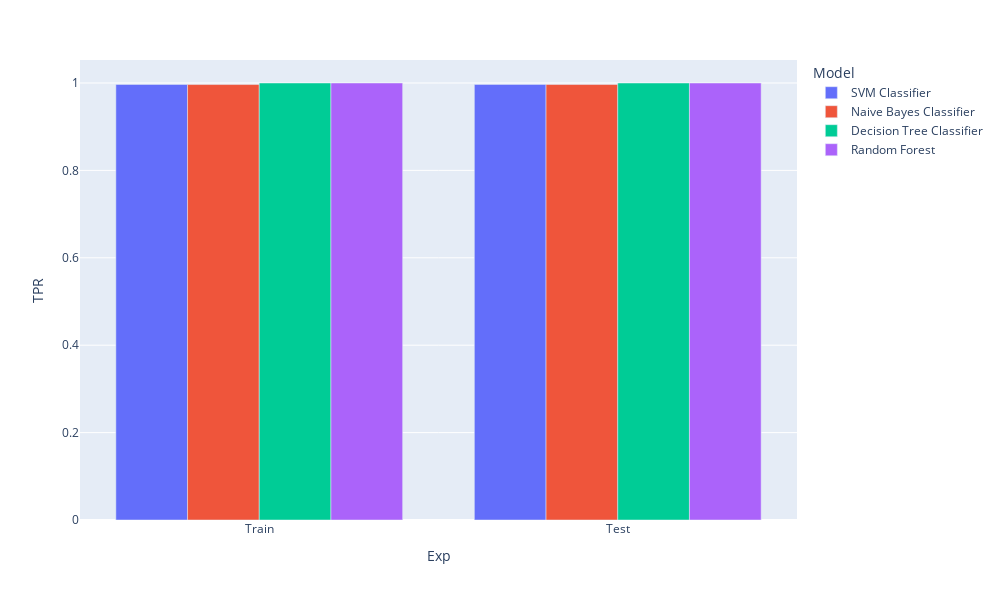
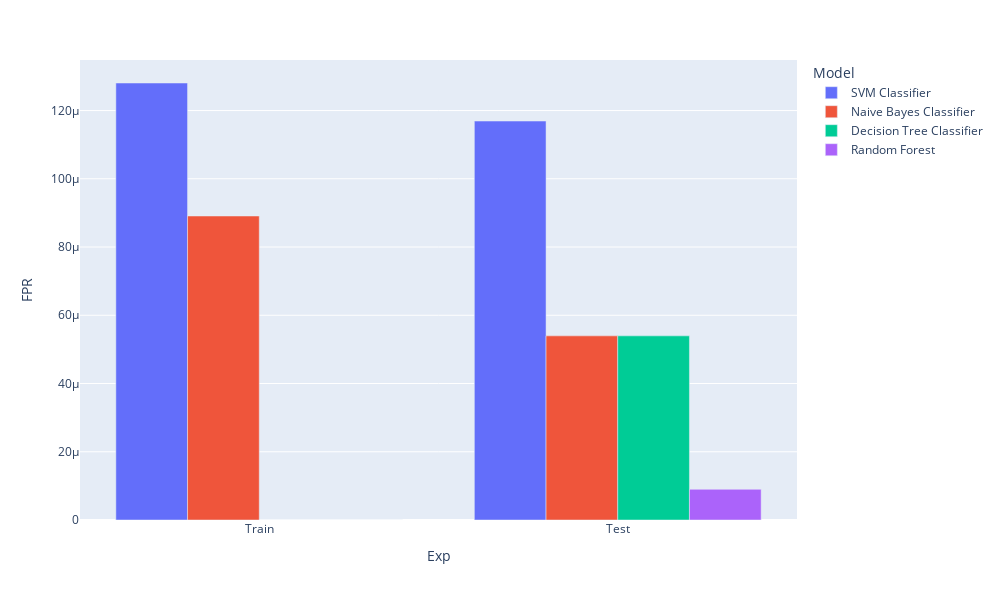
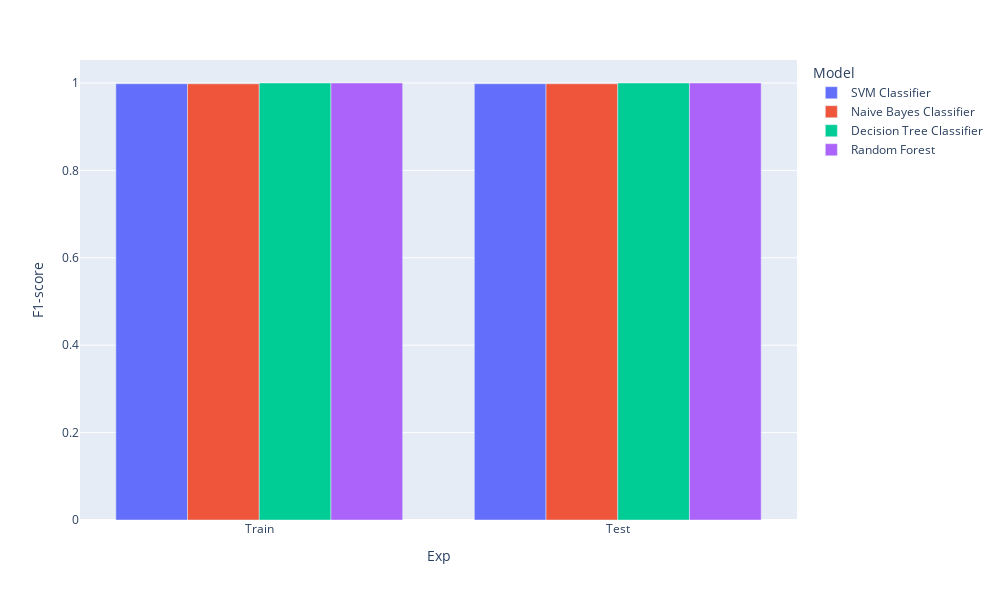

These figures' notebook cell, in order:
### Markdown cell above
### 4. Results viz

### Code cell
title = 'Evolution of TPR of supervised approaches given labelling methods'

fig = px.bar(df_perfs, x='Exp', y='TPR', color='Model', barmode='group', width=1000, height=600)
fig.show()


title = 'Evolution of FPR of supervised approaches given labelling methods'

fig = px.bar(df_perfs, x='Exp', y='FPR', color='Model', barmode='group', width=1000, height=600)
fig.show()


title = 'Evolution of F1-score of supervised approaches given labelling methods'

fig = px.bar(df_perfs, x='Exp', y='F1-score', color='Model', barmode='group', width=1000, height=600)
fig.show()

### Figure 1 — Plotly figure (JSON) as saved in the notebook; plotly's stock layout.template omitted (floating-point values rounded to 4 significant figures)
{"data": [{"alignmentgroup": "True", "hovertemplate": "Model=SVM Classifier<br>Exp=%{x}<br>TPR=%{y}<extra></extra>", "legendgroup": "SVM Classifier", "marker": {"color": "#636efa", "pattern": {"shape": ""}}, "name": "SVM Classifier", "offsetgroup": "SVM Classifier", "orientation": "v", "showlegend": true, "textposition": "auto", "type": "bar", "x": ["Train", "Test"], "xaxis": "x", "y": [0.9967, 0.9968], "yaxis": "y"}, {"alignmentgroup": "True", "hovertemplate": "Model=Naive Bayes Classifier<br>Exp=%{x}<br>TPR=%{y}<extra></extra>", "legendgroup": "Naive Bayes Classifier", "marker": {"color": "#EF553B", "pattern": {"shape": ""}}, "name": "Naive Bayes Classifier", "offsetgroup": "Naive Bayes Classifier", "orientation": "v", "showlegend": true, "textposition": "auto", "type": "bar", "x": ["Train", "Test"], "xaxis": "x", "y": [0.9965, 0.9965], "yaxis": "y"}, {"alignmentgroup": "True", "hovertemplate": "Model=Decision Tree Classifier<br>Exp=%{x}<br>TPR=%{y}<extra></extra>", "legendgroup": "Decision Tree Classifier", "marker": {"color": "#00cc96", "pattern": {"shape": ""}}, "name": "Decision Tree Classifier", "offsetgroup": "Decision Tree Classifier", "orientation": "v", "showlegend": true, "textposition": "auto", "type": "bar", "x": ["Train", "Test"], "xaxis": "x", "y": [1, 1.0], "yaxis": "y"}, {"alignmentgroup": "True", "hovertemplate": "Model=Random Forest<br>Exp=%{x}<br>TPR=%{y}<extra></extra>", "legendgroup": "Random Forest", "marker": {"color": "#ab63fa", "pattern": {"shape": ""}}, "name": "Random Forest", "offsetgroup": "Random Forest", "orientation": "v", "showlegend": true, "textposition": "auto", "type": "bar", "x": ["Train", "Test"], "xaxis": "x", "y": [1, 0.9999], "yaxis": "y"}], "layout": {"barmode": "group", "height": 600, "legend": {"title": {"text": "Model"}, "tracegroupgap": 0}, "margin": {"t": 60}, "width": 1000, "xaxis": {"anchor": "y", "domain": [0, 1], "title": {"text": "Exp"}}, "yaxis": {"anchor": "x", "domain": [0, 1], "title": {"text": "TPR"}}}}

### Figure 2 — Plotly figure (JSON) as saved in the notebook; plotly's stock layout.template omitted (floating-point values rounded to 4 significant figures)
{"data": [{"alignmentgroup": "True", "hovertemplate": "Model=SVM Classifier<br>Exp=%{x}<br>FPR=%{y}<extra></extra>", "legendgroup": "SVM Classifier", "marker": {"color": "#636efa", "pattern": {"shape": ""}}, "name": "SVM Classifier", "offsetgroup": "SVM Classifier", "orientation": "v", "showlegend": true, "textposition": "auto", "type": "bar", "x": ["Train", "Test"], "xaxis": "x", "y": [0.0001281, 0.0001169], "yaxis": "y"}, {"alignmentgroup": "True", "hovertemplate": "Model=Naive Bayes Classifier<br>Exp=%{x}<br>FPR=%{y}<extra></extra>", "legendgroup": "Naive Bayes Classifier", "marker": {"color": "#EF553B", "pattern": {"shape": ""}}, "name": "Naive Bayes Classifier", "offsetgroup": "Naive Bayes Classifier", "orientation": "v", "showlegend": true, "textposition": "auto", "type": "bar", "x": ["Train", "Test"], "xaxis": "x", "y": [8.909e-05, 5.396e-05], "yaxis": "y"}, {"alignmentgroup": "True", "hovertemplate": "Model=Decision Tree Classifier<br>Exp=%{x}<br>FPR=%{y}<extra></extra>", "legendgroup": "Decision Tree Classifier", "marker": {"color": "#00cc96", "pattern": {"shape": ""}}, "name": "Decision Tree Classifier", "offsetgroup": "Decision Tree Classifier", "orientation": "v", "showlegend": true, "textposition": "auto", "type": "bar", "x": ["Train", "Test"], "xaxis": "x", "y": [0, 5.396e-05], "yaxis": "y"}, {"alignmentgroup": "True", "hovertemplate": "Model=Random Forest<br>Exp=%{x}<br>FPR=%{y}<extra></extra>", "legendgroup": "Random Forest", "marker": {"color": "#ab63fa", "pattern": {"shape": ""}}, "name": "Random Forest", "offsetgroup": "Random Forest", "orientation": "v", "showlegend": true, "textposition": "auto", "type": "bar", "x": ["Train", "Test"], "xaxis": "x", "y": [0, 8.994e-06], "yaxis": "y"}], "layout": {"barmode": "group", "height": 600, "legend": {"title": {"text": "Model"}, "tracegroupgap": 0}, "margin": {"t": 60}, "width": 1000, "xaxis": {"anchor": "y", "domain": [0, 1], "title": {"text": "Exp"}}, "yaxis": {"anchor": "x", "domain": [0, 1], "title": {"text": "FPR"}}}}

### Figure 3 — Plotly figure (JSON) as saved in the notebook; plotly's stock layout.template omitted (floating-point values rounded to 4 significant figures)
{"data": [{"alignmentgroup": "True", "hovertemplate": "Model=SVM Classifier<br>Exp=%{x}<br>F1-score=%{y}<extra></extra>", "legendgroup": "SVM Classifier", "marker": {"color": "#636efa", "pattern": {"shape": ""}}, "name": "SVM Classifier", "offsetgroup": "SVM Classifier", "orientation": "v", "showlegend": true, "textposition": "auto", "type": "bar", "x": ["Train", "Test"], "xaxis": "x", "y": [0.9983, 0.9983], "yaxis": "y"}, {"alignmentgroup": "True", "hovertemplate": "Model=Naive Bayes Classifier<br>Exp=%{x}<br>F1-score=%{y}<extra></extra>", "legendgroup": "Naive Bayes Classifier", "marker": {"color": "#EF553B", "pattern": {"shape": ""}}, "name": "Naive Bayes Classifier", "offsetgroup": "Naive Bayes Classifier", "orientation": "v", "showlegend": true, "textposition": "auto", "type": "bar", "x": ["Train", "Test"], "xaxis": "x", "y": [0.9982, 0.9982], "yaxis": "y"}, {"alignmentgroup": "True", "hovertemplate": "Model=Decision Tree Classifier<br>Exp=%{x}<br>F1-score=%{y}<extra></extra>", "legendgroup": "Decision Tree Classifier", "marker": {"color": "#00cc96", "pattern": {"shape": ""}}, "name": "Decision Tree Classifier", "offsetgroup": "Decision Tree Classifier", "orientation": "v", "showlegend": true, "textposition": "auto", "type": "bar", "x": ["Train", "Test"], "xaxis": "x", "y": [1, 0.9999], "yaxis": "y"}, {"alignmentgroup": "True", "hovertemplate": "Model=Random Forest<br>Exp=%{x}<br>F1-score=%{y}<extra></extra>", "legendgroup": "Random Forest", "marker": {"color": "#ab63fa", "pattern": {"shape": ""}}, "name": "Random Forest", "offsetgroup": "Random Forest", "orientation": "v", "showlegend": true, "textposition": "auto", "type": "bar", "x": ["Train", "Test"], "xaxis": "x", "y": [1, 1.0], "yaxis": "y"}], "layout": {"barmode": "group", "height": 600, "legend": {"title": {"text": "Model"}, "tracegroupgap": 0}, "margin": {"t": 60}, "width": 1000, "xaxis": {"anchor": "y", "domain": [0, 1], "title": {"text": "Exp"}}, "yaxis": {"anchor": "x", "domain": [0, 1], "title": {"text": "F1-score"}}}}
